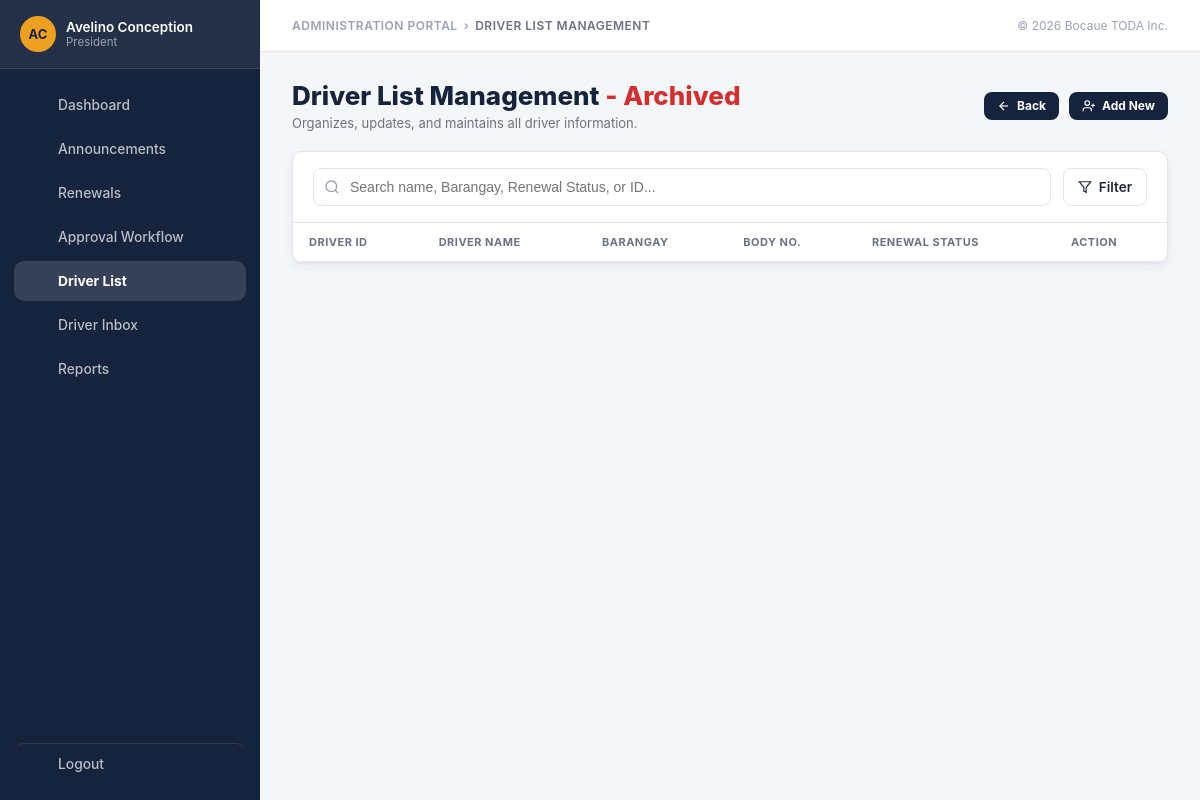
The app's page /Admin_BOFETODA/driver_list.php?view=archived (signed in) with its own data.
### tables this page shows
CREATE TABLE IF NOT EXISTS officers (
    id              INT UNSIGNED AUTO_INCREMENT PRIMARY KEY,
    officer_id      VARCHAR(20)  NOT NULL UNIQUE,
    name            VARCHAR(100) NOT NULL,
    initials        VARCHAR(5)   NOT NULL,
    password        VARCHAR(255) NOT NULL,
    role            ENUM('president','secretary') NOT NULL,
    is_active       TINYINT(1)   NOT NULL DEFAULT 1,
    created_at      TIMESTAMP    NOT NULL DEFAULT CURRENT_TIMESTAMP,
    updated_at      TIMESTAMP    NOT NULL DEFAULT CURRENT_TIMESTAMP
                                   ON UPDATE CURRENT_TIMESTAMP
);

### Admin_BOFETODA/driver_list.php (the view, shortened to what this page needs)
<?php
require_once __DIR__ . '/config.php';
$officer   = current_officer();
$role      = $officer['role'] ?? 'secretary';
$canManage = in_array($role, ['president', 'secretary'], true);
$isArchived = (($_GET['view'] ?? 'active') === 'archived');
?>
<!DOCTYPE html>
<html lang="en">
<head>
</head>
<body>
<?php render_sidebar('driverlist'); ?>
<div class="main-col">
  <?php render_topbar('Administration Portal', 'Driver list Management', 'Organizes, updates, and maintains all driver information.'); ?>
  <div class="page">
    <div class="header-row">
      <div>
        <h2 class="page-title">
          Driver List Management
          <?php if ($isArchived): ?><span class="is-archived-tag">- Archived</span><?php endif; ?>
        </h2>
        <p class="page-subtitle">Organizes, updates, and maintains all driver information.</p>
      </div>
      <?php if ($canManage): ?>
      <div class="header-btns">
        <?php if ($isArchived): ?>
          <a class="btn btn-primary btn-sm" href="<?= BASE_URL ?>/driver_list.php">
            <svg width="14" height="14" viewBox="0 0 24 24" fill="none" stroke="currentColor" stroke-width="2"><path d="M19 12H5"/><path d="M12 19l-7-7 7-7"/></svg>
            Back
          </a>
        <?php endif; ?>
        <button type="button" class="btn btn-primary btn-sm" data-open-modal="add-driver-modal">
          <svg width="14" height="14" viewBox="0 0 24 24" fill="none" stroke="currentColor" stroke-width="2"><path d="M16 21v-2a4 4 0 0 0-4-4H6a4 4 0 0 0-4 4v2"/><circle cx="9" cy="7" r="4"/><line x1="19" y1="8" x2="19" y2="14"/><line x1="22" y1="11" x2="16" y2="11"/></svg>
          Add New
        </button>
      </div>
      <?php endif; ?>
    </div>
    <div class="card" style="overflow:visible;">
      <div class="filter-bar">
        <input type="search" placeholder="Search name, Barangay, Renewal Status, or ID..." id="drvSearch">
        <button type="button" class="btn-filter" id="filterToggleBtn">
          <svg width="14" height="14" viewBox="0 0 24 24" fill="none" stroke="currentColor" stroke-width="2"><polygon points="22 3 2 3 10 12.46 10 19 14 21 14 12.46 22 3"/></svg>
          Filter
        </button>
      </div>
      <div class="table-wrap drv-table-wrap">
        <table class="drv-table" id="driversTable">
          <thead>
            <tr>
              <th>Driver ID</th>
              <th>Driver Name</th>
              <th>Barangay</th>
              <th>Body No.</th>
              <th>Renewal Status</th>
              <?php if ($canManage): ?><th>Action</th><?php endif; ?>
            </tr>
          </thead>
        </table>
      </div>
    </div>
  </div>
</div>
</body>
</html>

### Admin_BOFETODA/config.php (shortened to what this page needs)
<?php
function current_officer() {
    $id = $_SESSION['officer_id'];
    $pdo = get_pdo();
    $stmt = $pdo->prepare('SELECT officer_id, name, initials, role, password FROM officers WHERE officer_id = :id AND is_active = 1');
    $stmt->execute(['id' => $id]);
    $row = $stmt->fetch();
    return [
        'id'       => $row['officer_id'],
        'name'     => $row['name'],
        'role'     => $row['role'],
        'initials' => $row['initials'],
        'password' => $row['password'],
    ];
}
function e($value) { return htmlspecialchars((string) $value, ENT_QUOTES, 'UTF-8'); }
?>
<?php
function nav_icon($name) {
    $icons = [
        'dashboard'   => '<rect x="3" y="3" width="7" height="9" rx="1.5"/><rect x="14" y="3" width="7" height="5" rx="1.5"/><rect x="14" y="12" width="7" height="9" rx="1.5"/><rect x="3" y="16" width="7" height="5" rx="1.5"/>',
        'megaphone'   => '<path d="M3 11l18-5v12L3 13v-2z"/><path d="M11.6 16.8a3 3 0 1 1-5.8-1.6"/>',
        'mail'        => '<rect x="3" y="5" width="18" height="14" rx="2"/><path d="M3 7l9 6 9-6"/>',
        'validate'    => '<path d="M21 12a9 9 0 1 1-3.5-7.1"/><path d="M21 3v6h-6"/><path d="M9 12l2 2 4-4"/>',
        'user'        => '<circle cx="12" cy="8" r="4"/><path d="M4 20c0-4 4-6 8-6s8 2 8 6"/>',
        'check'       => '<path d="M20 6L9 17l-5-5"/>',
        'chart'       => '<path d="M4 20V10"/><path d="M12 20V4"/><path d="M20 20v-7"/>',
        'message'     => '<path d="M21 15a2 2 0 0 1-2 2H7l-4 4V5a2 2 0 0 1 2-2h14a2 2 0 0 1 2 2z"/>',
        'logout'      => '<path d="M9 21H5a2 2 0 0 1-2-2V5a2 2 0 0 1 2-2h4"/><path d="M16 17l5-5-5-5"/><path d="M21 12H9"/>',
    ];
    $path = $icons[$name] ?? '';
    return '<svg viewBox="0 0 24 24" fill="none" stroke="currentColor" stroke-width="2" stroke-linecap="round" stroke-linejoin="round">' . $path . '</svg>';
}
function render_sidebar($active) {
    $officer = current_officer();
    $role = $officer['role'] ?? 'secretary';
    ?>
<aside class="sidebar">
 <div class="sidebar__inner">
  <button type="button" class="sidebar__officer" data-open-modal="profile-modal">
    <div class="sidebar__avatar"><?= e($officer['initials'] ?? '??') ?></div>
    <div>
      <div class="sidebar__officer-name"><?= e($officer['name'] ?? 'Officer') ?></div>
      <div class="sidebar__officer-role"><?= e($role) ?></div>
    </div>
  </button>
  <nav class="sidebar__nav">
    <a class="nav-link <?= $active === 'dashboard' ? 'is-active' : '' ?>" href="<?= BASE_URL ?>/dashboard.php"><span class="nav-link__icon"><?= nav_icon('dashboard') ?></span> Dashboard</a>
    <a class="nav-link <?= $active === 'general_announcements' ? 'is-active' : '' ?>" href="<?= BASE_URL ?>/manage_announcements.php"><span class="nav-link__icon"><?= nav_icon('megaphone') ?></span> Announcements</a>
    <a class="nav-link <?= $active === 'announcements' ? 'is-active' : '' ?>" href="<?= BASE_URL ?>/announcements.php"><span class="nav-link__icon"><?= nav_icon('mail') ?></span> Renewals</a>
    <?php if ($role === 'president'): ?>
      <a class="nav-link <?= $active === 'approval' ? 'is-active' : '' ?>" href="<?= BASE_URL ?>/approval_workflow.php"><span class="nav-link__icon"><?= nav_icon('check') ?></span> Approval Workflow</a>
    <?php endif; ?>
    <a class="nav-link <?= $active === 'driverlist' ? 'is-active' : '' ?>" href="<?= BASE_URL ?>/driver_list.php"><span class="nav-link__icon"><?= nav_icon('user') ?></span> Driver List</a>
    <a class="nav-link <?= $active === 'driver_inbox' ? 'is-active' : '' ?>" href="<?= BASE_URL ?>/driver_inbox.php">
      <span class="nav-link__icon"><?= nav_icon('message') ?></span> Driver Inbox
    </a>
    <?php if ($role === 'president'): ?>
      <a class="nav-link <?= $active === 'reports' ? 'is-active' : '' ?>" href="<?= BASE_URL ?>/reports.php"><span class="nav-link__icon"><?= nav_icon('chart') ?></span> Reports</a>
    <?php endif; ?>
    <a class="nav-link nav-link--logout" href="#" data-open-modal="logout-modal"><span class="nav-link__icon"><?= nav_icon('logout') ?></span> Logout</a>
  </nav>
 </div>
</aside>
<?php
}
function render_topbar($crumb, $title, $sub) {
?>
  <div class="topbar">
    <div>
      <div class="topbar__crumb">
        <span class="topbar__crumb-link"><?= e($crumb) ?></span>
        <span class="topbar__crumb-sep">&rsaquo;</span>
        <span class="topbar__crumb-page"><?= e($title) ?></span>
      </div>
    </div>
    <div class="topbar__meta">&copy; <?= APP_YEAR ?> <?= e(APP_NAME) ?></div>
  </div>
<?php
}
?>

### Admin_BOFETODA/config.php (style rules this page uses)
:root { --navy:#16233d; --navy-light:#20325a; --navy-hover:#0f1a30; --gold:#f0a020; --gold-dark:#c9840f; --bg:#f5f6f8; --white:#ffffff; --border:#e2e5ea; --text:#1f2937; --text-muted:#6b7280; --green:#2e7d32; --green-bg:#e8f5e9; --orange:#b8860b; --orange-bg:#fff4e5; --red:#d32f2f; --red-bg:#fdecea; --gray-bg:#f3f4f6; --radius:10px; --sidebar-w:260px; --shadow-card:0 1px 2px rgba(22,35,61,.05), 0 4px 12px rgba(22,35,61,.05); }
* { box-sizing:border-box;margin:0;padding:0; }
html { min-height:100%; }
body { font-family:-apple-system,BlinkMacSystemFont,"Segoe UI",Roboto,Helvetica,Arial,sans-serif; background:var(--bg); color:var(--text); display:flex; min-height:100vh; }
a { color:inherit; }
button { font-family:inherit;cursor:pointer; }
.sidebar { width:var(--sidebar-w); flex-shrink:0; background:var(--navy); color:#fff; align-self:stretch; }
.sidebar__inner { display:flex; flex-direction:column; position:sticky; top:0; height:100vh; height:100dvh; }
.sidebar__officer { display:flex; align-items:center; gap:10px; width:100%; padding:16px 20px; border:none; border-bottom:1px solid rgba(255,255,255,.1); background:transparent; text-align:left; color:inherit; font-family:inherit; cursor:pointer; transition:background .15s ease; }
.sidebar__avatar { width:36px; height:36px; border-radius:50%; background:var(--gold); color:var(--navy); display:flex; align-items:center; justify-content:center; font-weight:700; font-size:13px; flex-shrink:0; }
.sidebar__officer-name { font-size:13.5px; font-weight:600; }
.sidebar__officer-role { font-size:11.5px; color:rgba(255,255,255,.55); text-transform:capitalize; }
.sidebar__nav { flex:1; padding:16px 14px; display:flex; flex-direction:column; gap:4px; overflow-y:auto; }
.nav-link { display:flex; align-items:center; gap:12px; padding:11px 14px; border-radius:10px; color:rgba(255,255,255,.7); text-decoration:none; font-size:13.8px; font-weight:500; transition:background .15s ease, color .15s ease; position:relative; }
.nav-link.is-active { background:rgba(255,255,255,.14); color:#fff; font-weight:700; }
.nav-link__icon { width:18px; height:18px; flex-shrink:0; display:inline-flex; align-items:center; justify-content:center; }
.nav-link__icon svg { width:100%; height:100%; }
.nav-link--logout { margin-top:auto; border-top:1px solid rgba(255,255,255,.1); padding-top:11px; }
.main-col { flex:1; min-width:0; display:flex; flex-direction:column; }
.topbar { display:flex; align-items:center; justify-content:space-between; padding:18px 32px; background:#fff; border-bottom:1px solid var(--border); flex-wrap:wrap; gap:12px; }
.topbar__crumb { font-size:12px; color:#9aa1b4; text-transform:uppercase; letter-spacing:.5px; font-weight:600; display:flex; align-items:center; gap:6px; }
.topbar__crumb-link { color:#9aa1b4; text-decoration:none; }
.topbar__crumb-sep { color:#9aa1b4; }
.topbar__crumb-page { color:var(--text-muted); }
.topbar__meta { text-align:right; font-size:12px; color:#9aa1b4; }
.page { padding:28px 32px 60px; }
.card { background:#fff; border:1px solid var(--border); border-radius:var(--radius); box-shadow:var(--shadow-card); margin-bottom:20px; }
.table-wrap { overflow-x:auto; }
.btn { display:inline-flex; align-items:center; justify-content:center; gap:6px; padding:10px 18px; border-radius:8px; border:1px solid transparent; font-size:13.5px; font-weight:700; text-decoration:none; line-height:1; transition:background .15s ease, border-color .15s ease, color .15s ease, transform .1s ease; }
.btn-primary { background:var(--navy); color:#fff; }
.btn-sm { padding:6px 12px; font-size:12px; }

### records on screen
officers: initials "AC", name "Avelino Conception", role "President"

### other values on screen
$crumb "ADMINISTRATION PORTAL"
$title "DRIVER LIST MANAGEMENT"
APP_YEAR "2026"
APP_NAME "Bocaue TODA Inc."
